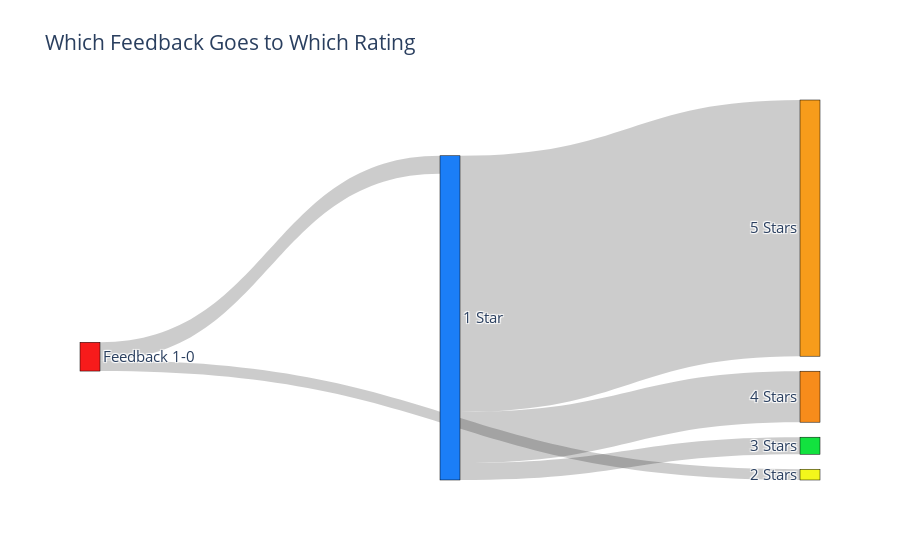

The notebook cell saved with this chart:
### Code cell
import plotly.graph_objects as go

%matplotlib inline

fig = go.Figure(data=[go.Sankey(
    node = dict(
      pad = 15,
      thickness = 20,
      line = dict(color = "black", width = 0.5),
      label = ['Feedback 1-0', "1 Star", "2 Stars", "3 Stars", "4 Stars", "5 Stars"],
      color = [ "#f71b1b", "#1b7ef7", "#f3f71b", "#12e23f", "#f78c1b", "#f79c1b"]
    ),
    link = dict(
      source = sankeyDf["feedback"], # indices correspond to labels, eg A1, A2, A1, B1, ...
      target = sankeyDf["rating"],
      value = sankeyDf['counts']
  ))])

fig.update_layout(title_text="Which Feedback Goes to Which Rating", font_size=15)
fig.write_html('../Images/Static/static_sankey.html')
fig.show()

### Figure 1 — Plotly figure (JSON) as saved in the notebook; plotly's stock layout.template omitted (floating-point values rounded to 4 significant figures)
{"data": [{"link": {"source": [0, 0, 1, 1, 1], "target": [1, 2, 3, 4, 5], "value": [161, 96, 152, 455, 2286]}, "node": {"color": ["#f71b1b", "#1b7ef7", "#f3f71b", "#12e23f", "#f78c1b", "#f79c1b"], "label": ["Feedback 1-0", "1 Star", "2 Stars", "3 Stars", "4 Stars", "5 Stars"], "line": {"color": "black", "width": 0.5}, "pad": 15, "thickness": 20}, "type": "sankey"}], "layout": {"font": {"size": 15}, "title": {"text": "Which Feedback Goes to Which Rating"}}}
